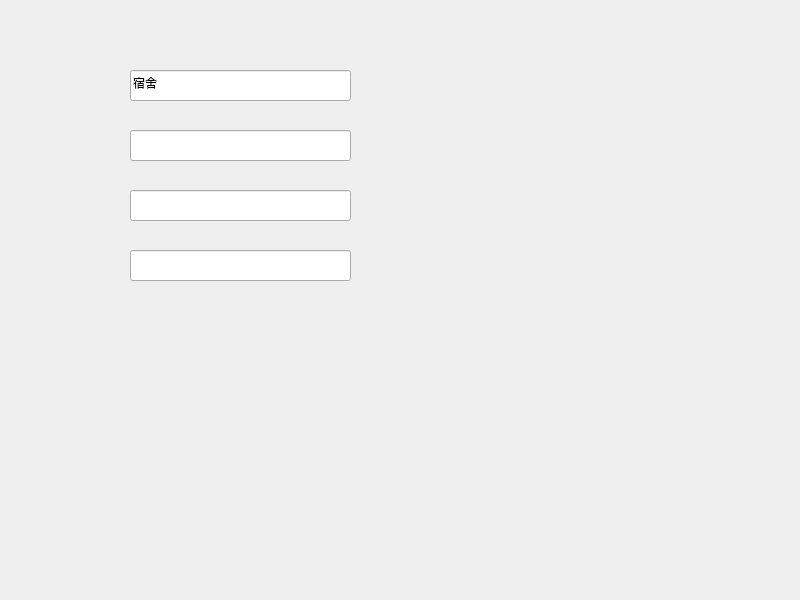
<?xml version="1.0" encoding="UTF-8"?>
<ui version="4.0">
 <class>Widget</class>
 <widget class="QWidget" name="Widget">
  <property name="geometry">
   <rect>
    <x>0</x>
    <y>0</y>
    <width>800</width>
    <height>600</height>
   </rect>
  </property>
  <property name="windowTitle">
   <string>Widget</string>
  </property>
  <widget class="QLineEdit" name="lineEdit">
   <property name="geometry">
    <rect>
     <x>130</x>
     <y>70</y>
     <width>221</width>
     <height>31</height>
    </rect>
   </property>
   <property name="text">
    <string>宿舍</string>
   </property>
  </widget>
  <widget class="QLineEdit" name="lineEdit_2">
   <property name="geometry">
    <rect>
     <x>130</x>
     <y>130</y>
     <width>221</width>
     <height>31</height>
    </rect>
   </property>
  </widget>
  <widget class="QLineEdit" name="lineEdit_3">
   <property name="geometry">
    <rect>
     <x>130</x>
     <y>190</y>
     <width>221</width>
     <height>31</height>
    </rect>
   </property>
  </widget>
  <widget class="QLineEdit" name="lineEdit_4">
   <property name="geometry">
    <rect>
     <x>130</x>
     <y>250</y>
     <width>221</width>
     <height>31</height>
    </rect>
   </property>
  </widget>
 </widget>
 <resources/>
 <connections/>
</ui>
